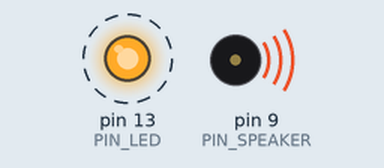
The sketch below on a simulated Arduino Uno, built with avr-gcc and run on an emulated ATmega328P. On the bench: output pins drawn as LEDs (lit = HIGH), buzzer (waves = sounding). Dashed ring = blinking.

Above: at 0.2 s.
Timing chart, 0 to 3.0 s (numbered marks = the images above):
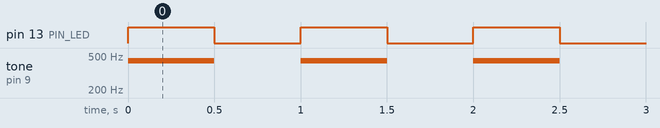

The sketch:

tone_player.ino
```cpp
//Playing single tone. Useful to debug analog circuit

//pin assignement & constants
int PIN_LED = 13; //fixed led at pin 13
int PIN_SPEAKER = 9; // Pin 9 to audio amplifier input

//setup
void setup()
{
	//To blink the fixed led at pin 13
 	pinMode(PIN_LED, OUTPUT);
}

//main loop
void loop()
{
	//blink the led 13
	digitalWrite(PIN_LED, HIGH);

	//play a tone
	tone(PIN_SPEAKER, 440);
	delay(500);
	noTone(PIN_SPEAKER);

	//unblink the led 13
	digitalWrite(PIN_LED, LOW);
	delay(500);
}
```

Measured:
- by itself, pin 13 (PIN_LED): alternates HIGH for 0.50 s and LOW for 0.50 s
- by itself, tone on pin 9 (PIN_SPEAKER): alternates 440 Hz for 0.50 s and silent for 0.50 s
